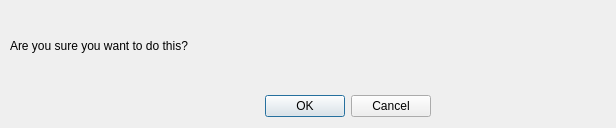
<?xml version="1.0" encoding="UTF-8"?>
<ui version="4.0">
 <class>confirmChangeBox</class>
 <widget class="QDialog" name="confirmChangeBox">
  <property name="geometry">
   <rect>
    <x>0</x>
    <y>0</y>
    <width>616</width>
    <height>128</height>
   </rect>
  </property>
  <property name="windowTitle">
   <string>Confirm Action</string>
  </property>
  <widget class="QDialogButtonBox" name="buttonBox">
   <property name="geometry">
    <rect>
     <x>250</x>
     <y>90</y>
     <width>181</width>
     <height>32</height>
    </rect>
   </property>
   <property name="orientation">
    <enum>Qt::Horizontal</enum>
   </property>
   <property name="standardButtons">
    <set>QDialogButtonBox::Cancel|QDialogButtonBox::Ok</set>
   </property>
  </widget>
  <widget class="QLabel" name="confirmQuestion">
   <property name="geometry">
    <rect>
     <x>10</x>
     <y>10</y>
     <width>721</width>
     <height>71</height>
    </rect>
   </property>
   <property name="text">
    <string>Are you sure you want to do this?</string>
   </property>
  </widget>
 </widget>
 <resources/>
 <connections>
  <connection>
   <sender>buttonBox</sender>
   <signal>accepted()</signal>
   <receiver>confirmChangeBox</receiver>
   <slot>accept()</slot>
   <hints>
    <hint type="sourcelabel">
     <x>248</x>
     <y>124</y>
    </hint>
    <hint type="destinationlabel">
     <x>157</x>
     <y>156</y>
    </hint>
   </hints>
  </connection>
  <connection>
   <sender>buttonBox</sender>
   <signal>rejected()</signal>
   <receiver>confirmChangeBox</receiver>
   <slot>reject()</slot>
   <hints>
    <hint type="sourcelabel">
     <x>270</x>
     <y>130</y>
    </hint>
    <hint type="destinationlabel">
     <x>286</x>
     <y>156</y>
    </hint>
   </hints>
  </connection>
 </connections>
</ui>
